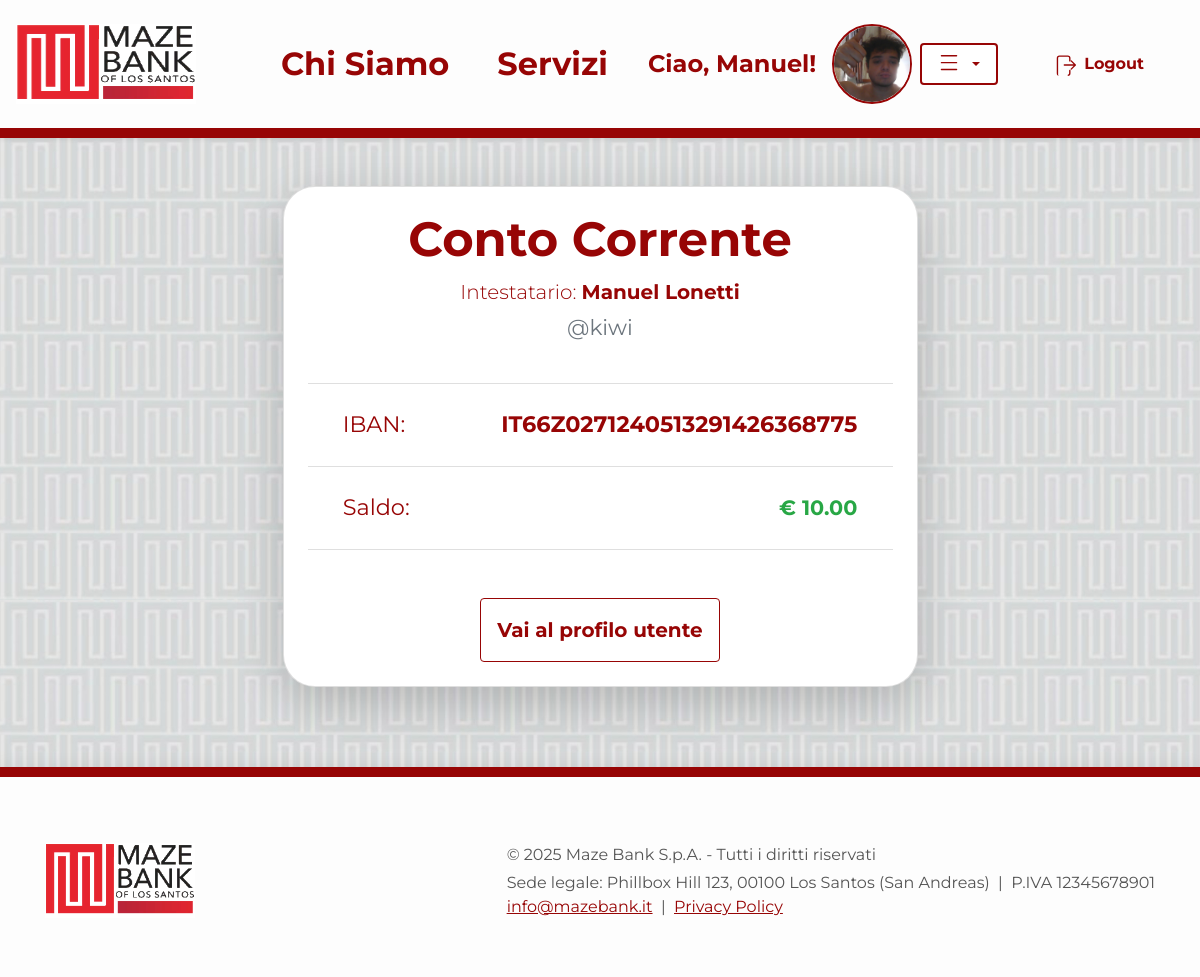
The app's page /banking/conto_corrente/8 (signed in), older data.
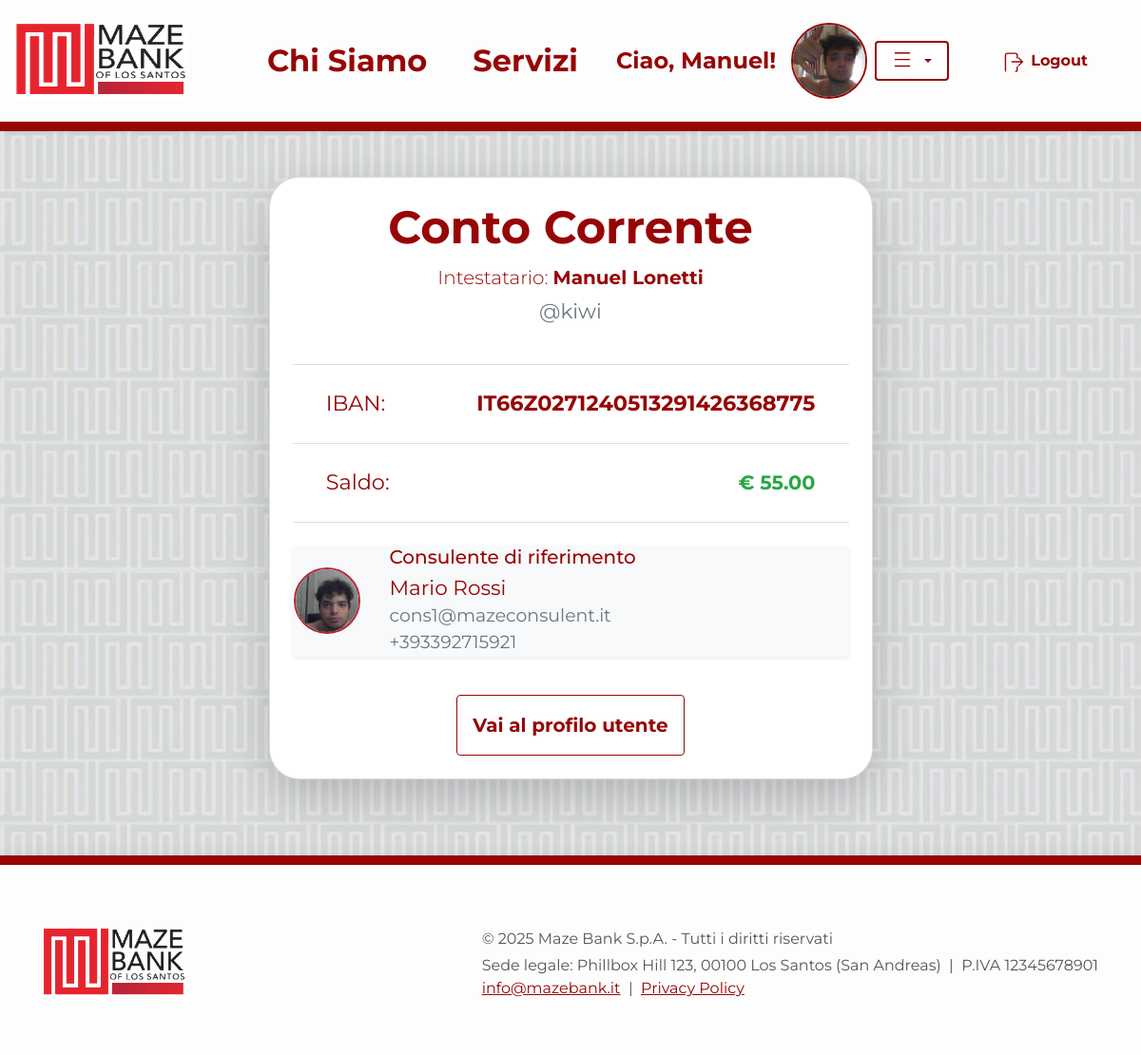
The same page, newer data.
### Banking/models.py (models this page shows, shortened)
class ContoCorrente(models.Model):
    utente = models.OneToOneField(
        User,
        on_delete=models.CASCADE,
        related_name='conto_corrente'
    )
    iban = models.CharField(max_length=34, unique=True)
    saldo = models.DecimalField(max_digits=12, decimal_places=2, default=0.00)
    consulente = models.ForeignKey(
        User,
        on_delete=models.SET_NULL,
        null=True,
        blank=True,
        related_name='clienti_associati',
        limit_choices_to={'groups__name': 'consulenti'}
    )

class User(AbstractUser):
    email = models.EmailField('Email', unique=True, blank=False, null=False)
    first_name = models.CharField(max_length=150, blank=False)
    last_name = models.CharField(max_length=150, blank=False)
    data_nascita = models.DateField()
    indirizzo = models.CharField(max_length=255)
    citta = models.CharField(max_length=100)
    cellulare = PhoneNumberField(unique=True)
    immagine_profilo = models.ImageField(upload_to='profile_images/', blank=True, null=True)
    REQUIRED_FIELDS = ['email', 'first_name', 'last_name', 'data_nascita', 'indirizzo', 'citta', 'cellulare']

### Banking/views/account_views/views.py (the view)
# urls.py: path('conto_corrente/<pk>', DettaglioContoCorrente.as_view(), name='conto_corrente'),
class DettaglioContoCorrente(SoloClientiRequiredMixin, LoginRequiredMixin, DetailView):
    model = ContoCorrente
    template_name = 'Banking/conto_corrente.html'
    context_object_name = 'conto_corrente'
    def get_object(self, queryset=None):
        user_pk = self.kwargs['pk']
        if int(self.request.user.pk) != int(user_pk):
            return redirect('/warning/')
        return ContoCorrente.objects.get(utente_id=user_pk)

### Banking/utils.py (called while the page is built)
    def dispatch(self, request, *args, **kwargs):
        if request.user.is_superuser or request.user.groups.filter(name='consulenti').exists():
            return redirect('warning')
        return super().dispatch(request, *args, **kwargs)

### Banking/templates/Banking/conto_corrente.html (shortened to what this page needs)
{% extends "home.html" %}
{% load static %}
{% block content %}
<link rel="stylesheet" href="{% static 'css/Banking/conto.css' %}">
<div class="container my-5">
    <div class="row justify-content-center">
        <div class="col-lg-7">
            <div class="card shadow-lg p-4 conto-dashboard">
                <div class="text-center mb-4">
                    <h2 class="font-weight-bold text-mazebank-red">Conto Corrente</h2>
                    <p class="lead mb-1">Intestatario: <span class="font-weight-bold">{{ conto_corrente.utente.first_name }} {{ conto_corrente.utente.last_name }}</span></p>
                    <p class="text-muted">@{{ conto_corrente.utente.username }}</p>
                </div>
                <ul class="list-group list-group-flush mb-4">
                    <li class="list-group-item d-flex justify-content-between align-items-center">
                        <span>IBAN:</span>
                        <span class="font-weight-bold">{{ conto_corrente.iban }}</span>
                    </li>
                    <li class="list-group-item d-flex justify-content-between align-items-center">
                        <span>Saldo:</span>
                        <span class="font-weight-bold text-success" style="font-size:1.3rem;">€ {{ conto_corrente.saldo }}</span>
                    </li>
                </ul>
                {% if conto_corrente.consulente %}
                <div class="card mb-3 shadow-sm border-0 bg-light">
                    <div class="row g-0 align-items-center">
                        <div class="col-auto p-3">
                            {% if conto_corrente.consulente.immagine_profilo %}
                                <img src="{{ conto_corrente.consulente.immagine_profilo.url }}" alt="Immagine consulente" class="rounded-circle" style="width:70px; height:70px; object-fit:cover; border:2.5px solid #b02a37;">
                            {% else %}
                                <img src="{% static 'imgs/default_profile.png' %}" alt="Nessuna immagine" class="rounded-circle" style="width:70px; height:70px; object-fit:cover; border:2.5px solid #b02a37;">
                            {% endif %}
                        </div>
                        <div class="col ps-2">
                            <h5 class="mb-1 text-mazebank-red">Consulente di riferimento</h5>
                            <div class="fw-bold">{{ conto_corrente.consulente.first_name }} {{ conto_corrente.consulente.last_name }}</div>
                            <div class="text-muted small"> {{ conto_corrente.consulente.email }}</div>
                            <div class="text-muted small"> {{ conto_corrente.consulente.cellulare|default:'-' }}</div>
                        </div>
                    </div>
                </div>
                {% endif %}
                <div class="mt-4 text-center">
                    <a href="{% url 'Banking:profilo' conto_corrente.utente.pk %}" class="btn btn-outline-primary font-weight-bold">
                        Vai al profilo utente
                    </a>
                </div>
            </div>
        </div>
    </div>
</div>
{% endblock %}

Row changes from the older to the newer data that the page shows:
changed ContoCorrente "IT66Z0271240513291426368775": saldo "10.00" → "55.00"; consulente_id empty → 11 (drawn); consulente.immagine_profilo: picture added; consulente.first_name (not shown) → "Mario"; consulente.last_name (not shown) → "Rossi"; consulente.email (not shown) → "cons1@mazeconsulent.it"; consulente.cellulare (not shown) → "+393392715921"
Text that changed along with them:
text now shown: "Consulente di riferimento"
